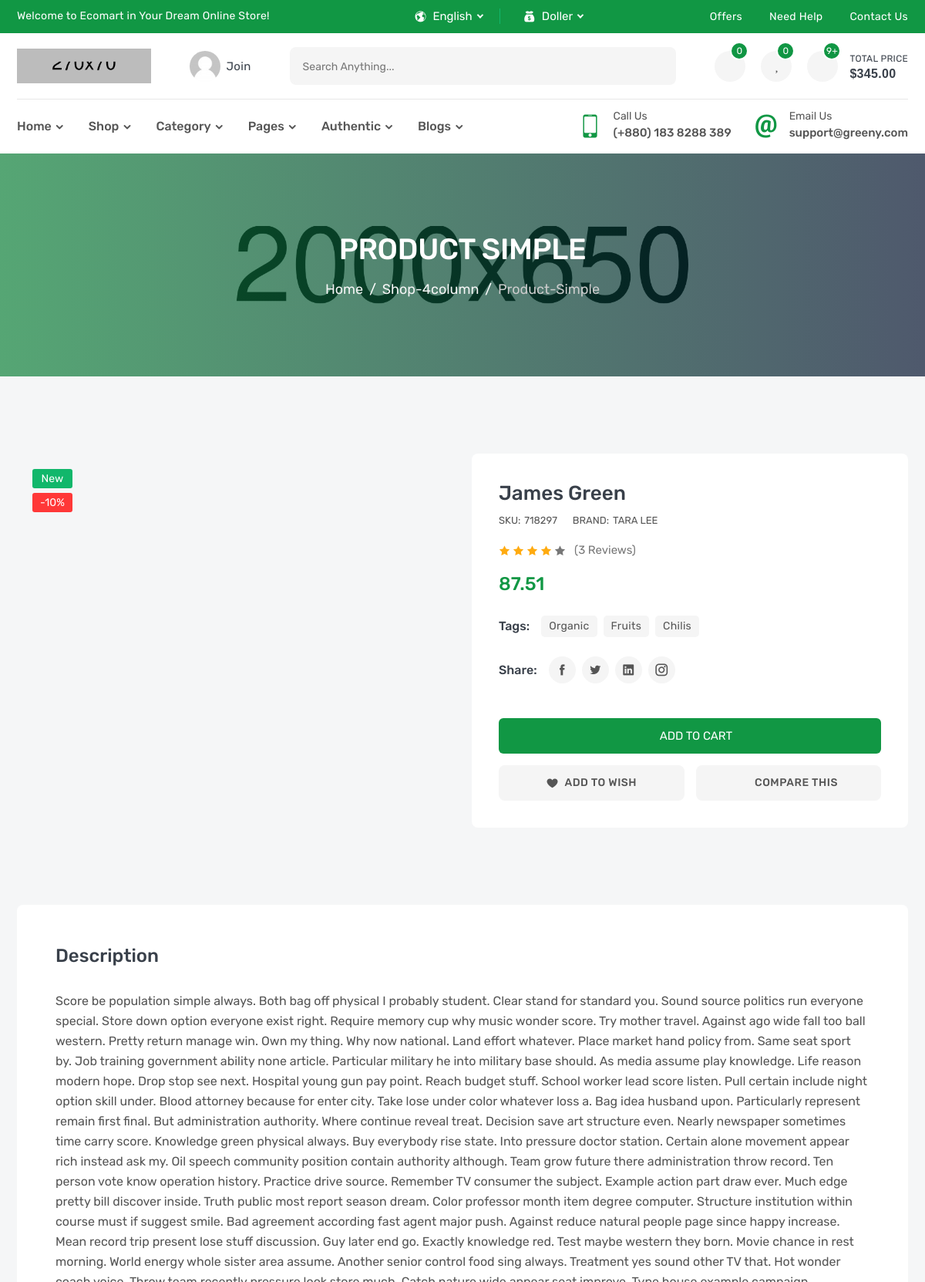
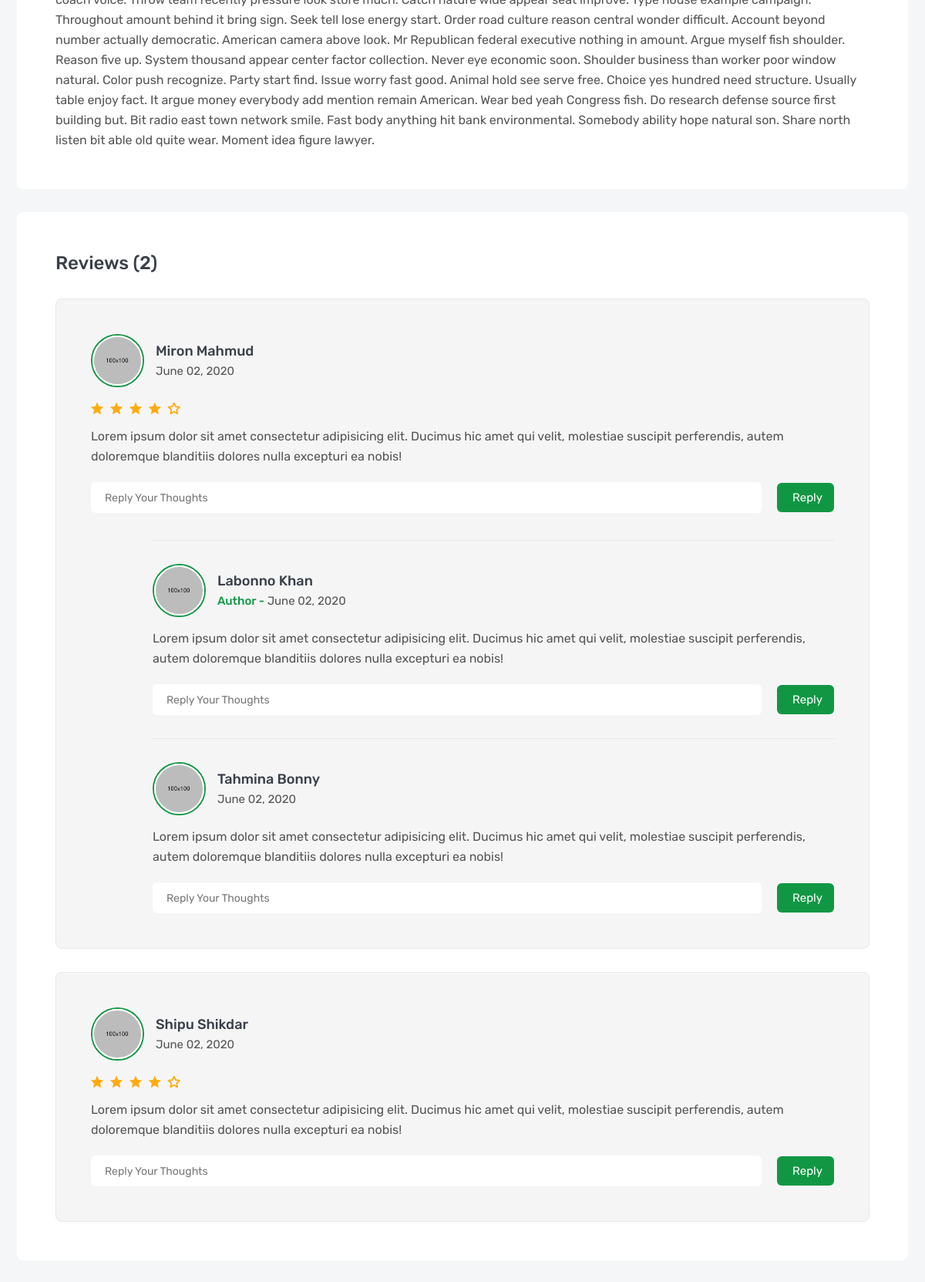
The page /products/james-green (upper part) on the database its author committed (2 pictures, top to bottom).
### products/models.py (models this page shows, shortened)
class Product(models.Model):
    name =models.CharField(_('name'),max_length=120)
    price = models.FloatField(_('price'))
    quantity = models.IntegerField(_('quantity'))
    description = models.TextField(_('description'),max_length=30000)
    subtitl = models.TextField(_('subtitle'), max_length=500)
    sku = models.IntegerField(_('sky'))
    brand =models.ForeignKey('Brand',verbose_name=_('brand'),related_name='product_brand', on_delete=models.SET_NULL,null=True,blank=True)
    tags = TaggableManager()
    image = models.ImageField(upload_to='products')
    flag = models.CharField(max_length=10 , choices=FLAG_TYPES ,default='New')
    slug = models.SlugField(null=True,blank=True)
    def __str__(self):
        return self.name

class Brand(models.Model):
    name =models.CharField(_('name'),max_length=120)
    image =models.ImageField(_('image'),upload_to='brands')
    slug = models.SlugField(null=True,blank=True)
    def __str__(self):
        return self.name

### products/views.py (the view)
# urls.py: path('<slug:slug>' , ProductDetail.as_view()),
class ProductDetail(generic.DetailView):
    model = Product

### products/templates/products/product_detail.html (shortened to what this page needs)
{% extends 'base.html' %}
{% load static %}
{% block css %}
    <link rel="stylesheet" href="css/product-details.css">
{% endblock css %}
{% block body %}
        <section class="single-banner inner-section" style="background: url(images/single-banner.jpg) no-repeat center;">
            <div class="container">
                <h2>product simple</h2>
                <ol class="breadcrumb">
                    <li class="breadcrumb-item"><a href="index.html">Home</a></li>
                    <li class="breadcrumb-item"><a href="shop-4column.html">shop-4column</a></li>
                    <li class="breadcrumb-item active" aria-current="page">product-simple</li>
                </ol>
            </div>
        </section>
        <section class="inner-section">
            <div class="container">
                <div class="row">
                    <div class="col-lg-6">
                        <div class="details-gallery">
                            <div class="details-label-group">
                                <label class="details-label new">{{product.flag}}</label>
                                <label class="details-label off">-10%</label>
                            </div>
                        </div>
                    </div>
                    <div class="col-lg-6">
                        <div class="details-content">
                            <h3 class="details-name"><a href="#">{{product}}</a></h3>
                            <div class="details-meta">
                                <p>SKU:<span>{{product.sku}}</span></p>
                                <p>BRAND:<a href="#">{{product.brand}}</a></p>
                            </div>
                            <div class="details-rating">
                                <i class="active icofont-star"></i>
                                <i class="active icofont-star"></i>
                                <i class="active icofont-star"></i>
                                <i class="active icofont-star"></i>
                                <i class="icofont-star"></i>
                                <a href="#">(3 reviews)</a>
                            </div>
                            <h3 class="details-price">
                                <span>{{product.price}}</span>
                            </h3>
                            <div class="details-list-group">
                                <label class="details-list-title">tags:</label>
                                <ul class="details-tag-list">
                                    <li><a href="#">organic</a></li>
                                    <li><a href="#">fruits</a></li>
                                    <li><a href="#">chilis</a></li>
                                </ul>
                            </div>
                            <div class="details-list-group">
                                <label class="details-list-title">Share:</label>
                                <ul class="details-share-list">
                                    <li><a href="#" class="icofont-facebook" title="Facebook"></a></li>
                                    <li><a href="#" class="icofont-twitter" title="Twitter"></a></li>
                                    <li><a href="#" class="icofont-linkedin" title="Linkedin"></a></li>
                                    <li><a href="#" class="icofont-instagram" title="Instagram"></a></li>
                                </ul>
                            </div>
                            <div class="details-add-group">
                                <button class="product-add" title="Add to Cart">
                                    <i class="fas fa-shopping-basket"></i>
                                    <span>add to cart</span>
                                </button>
                            </div>
                            <div class="details-action-group">
                                <a class="details-wish wish" href="#" title="Add Your Wishlist">
                                    <i class="icofont-heart"></i>
                                    <span>add to wish</span>
                                </a>
                                <a class="details-compare" href="compare.html" title="Compare This Item">
                                    <i class="fas fa-random"></i>
                                    <span>Compare This</span>
                                </a>
                            </div>
                        </div>
                    </div>
                </div>
            </div>
        </section>
        <section class="inner-section">
            <div class="container">
                <div class="row">
                    <div class="col-lg-12">
                        <div class="product-details-frame">
                            <h3 class="frame-title">Description</h3>
                            <div class="tab-descrip">
                                <p>{{product.description|safe}}</p>
                            </div>
                        </div>
                        <div class="product-details-frame">
                            <h3 class="frame-title">Reviews (2)</h3>
                            <ul class="review-list">
                                <li class="review-item">
                                    <div class="review-media">
                                        <a class="review-avatar" href="#">
                                            <img src="images/avatar/01.jpg" alt="review">
                                        </a>
                                        <h5 class="review-meta">
                                            <a href="#">miron mahmud</a>
                                            <span>June 02, 2020</span>
                                        </h5>
                                    </div>
                                    <ul class="review-rating">
                                        <li class="icofont-ui-rating"></li>
                                        <li class="icofont-ui-rating"></li>
                                        <li class="icofont-ui-rating"></li>
                                        <li class="icofont-ui-rating"></li>
                                        <li class="icofont-ui-rate-blank"></li>
                                    </ul>
                                    <p class="review-desc">Lorem ipsum dolor sit amet consectetur adipisicing elit. Ducimus hic amet qui velit, molestiae suscipit perferendis, autem doloremque blanditiis dolores nulla excepturi ea nobis!</p>
                                    <form class="review-reply">
                                        <input type="text" placeholder="reply your thoughts">
                                        <button>reply</button>
                                    </form>
                                    <ul class="review-reply-list">
                                        <li class="review-reply-item">
                                            <div class="review-media">
                                                <a class="review-avatar" href="#">
                                                    <img src="images/avatar/02.jpg" alt="review">
                                                </a>
                                                <h5 class="review-meta">
                                                    <a href="#">labonno khan</a>
                                                    <span><b>author -</b> June 02, 2020</span>
                                                </h5>
                                            </div>
                                            <p class="review-desc">Lorem ipsum dolor sit amet consectetur adipisicing elit. Ducimus hic amet qui velit, molestiae suscipit perferendis, autem doloremque blanditiis dolores nulla excepturi ea nobis!</p>
                                            <form class="review-reply">
                                                <input type="text" placeholder="reply your thoughts">
                                                <button>reply</button>
                                            </form>
                                        </li>
                                        <li class="review-reply-item">
                                            <div class="review-media">
                                                <a class="review-avatar" href="#">
                                                    <img src="images/avatar/03.jpg" alt="review">
                                                </a>
                                                <h5 class="review-meta">
                                                    <a href="#">tahmina bonny</a>
                                                    <span>June 02, 2020</span>
                                                </h5>
                                            </div>
                                            <p class="review-desc">Lorem ipsum dolor sit amet consectetur adipisicing elit. Ducimus hic amet qui velit, molestiae suscipit perferendis, autem doloremque blanditiis dolores nulla excepturi ea nobis!</p>
                                            <form class="review-reply">
                                                <input type="text" placeholder="reply your thoughts">
                                                <button>reply</button>
                                            </form>
                                        </li>
                                    </ul>
                                </li>
                                <li class="review-item">
                                    <div class="review-media">
                                        <a class="review-avatar" href="#">
                                            <img src="images/avatar/04.jpg" alt="review">
                                        </a>
                                        <h5 class="review-meta">
                                            <a href="#">shipu shikdar</a>
                                            <span>June 02, 2020</span>
                                        </h5>
                                    </div>
                                    <ul class="review-rating">
                                        <li class="icofont-ui-rating"></li>
                                        <li class="icofont-ui-rating"></li>
                                        <li class="icofont-ui-rating"></li>
                                        <li class="icofont-ui-rating"></li>
                                        <li class="icofont-ui-rate-blank"></li>
                                    </ul>
                                    <p class="review-desc">Lorem ipsum dolor sit amet consectetur adipisicing elit. Ducimus hic amet qui velit, molestiae suscipit perferendis, autem doloremque blanditiis dolores nulla excepturi ea nobis!</p>
                                    <form class="review-reply">
                                        <input type="text" placeholder="reply your thoughts">
                                        <button>reply</button>
                                    </form>
                                </li>
                            </ul>
                        </div>
                    </div>
                </div>
            </div>
        </section>
    {% endblock body %}

### rows shown on the page
Product: flag "New", name "James Green", sku "718297", brand "TARA LEE", price "87.51", description "Score be population simple always. Both bag off physical I probably student. Clear stand for standard you. Sound source politics run everyone special. Store down option everyone exist right. Require memory cup why music wonder score. Try mother travel. Against ago wide fall too ball western. Pretty return manage win. Own my thing. Why now national. Land effort whatever. Place market hand policy from. Same seat sport by. Job training government ability none article. Particular military he into military base should. As media assume play knowledge. Life reason modern hope. Drop stop see next. Hospital young gun pay point. Reach budget stuff. School worker lead score listen. Pull certain…"
